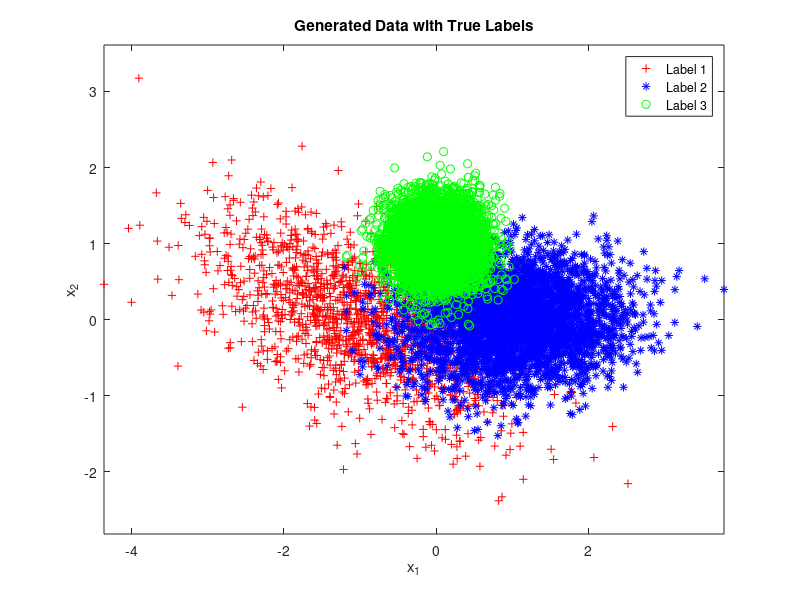

Source code (MATLAB): (Note: this script raises an error after producing the figure.)
clear; close all;
% generateDara_Exam1Question1.m slightly modified
m(:,1) = [-1;0]; Sigma(:,:,1) = 0.1*[10 -4;-4,5]; % mean and covariance of data pdf conditioned on label 1
m(:,2) = [1;0]; Sigma(:,:,2) = 0.1*[5 0;0,2]; % mean and covariance of data pdf conditioned on label 2
m(:,3) = [0;1]; Sigma(:,:,3) = 0.1*eye(2); % mean and covariance of data pdf conditioned on label 3
classPriors = [0.15,0.35,0.5]; thr = [0,cumsum(classPriors)];
N = 10000; u = rand(1,N); L = zeros(1,N); x = zeros(2,N);
figure(1),clf, colorList = 'rbg'; markerList = '+*o';
nInd = zeros(1,3);
for l = 1:3
    indices = find(thr(l)<=u & u<thr(l+1)); % if u happens to be precisely 1, that sample will get omitted - needs to be fixed
    L(1,indices) = l*ones(1,length(indices));
    x(:,indices) = mvnrnd(m(:,l),Sigma(:,:,l),length(indices))';
    nInd(l) = length(indices); % Data for each class
    figure(1), plot(x(1,indices),x(2,indices),markerList(l),'MarkerEdgeColor',colorList(l)); axis equal, hold on,
end
hold off
legend('Label 1','Label 2','Label 3'), 
title('Generated Data with True Labels'),
xlabel('x_1'), ylabel('x_2')

% Evaluate gaussian for decision boundary
dec1 = evalGaussian(x,m(:,2),Sigma(:,:,2))*classPriors(2) + evalGaussian(x,m(:,3),Sigma(:,:,3))*classPriors(3);
dec2 = evalGaussian(x,m(:,1),Sigma(:,:,1))*classPriors(1) + evalGaussian(x,m(:,3),Sigma(:,:,3))*classPriors(3);
dec3 = evalGaussian(x,m(:,1),Sigma(:,:,1))*classPriors(1) + evalGaussian(x,m(:,2),Sigma(:,:,2))*classPriors(2);
dec = zeros(1,N); 

% Classify
for i = 1:N
    if dec1(i) < dec2(i) && dec1(i) < dec3(i)
        dec(i) = 1;
    elseif dec2(i) < dec1(i) && dec2(i) < dec3(i)
        dec(i) = 2;
    elseif dec3(i) < dec1(i) && dec3(i) < dec2(i)
        dec(i) = 3;
    end
end

% Classified indices
L1_D1_ind = find(dec == 1 & L == 1);
L1_D2_ind = find(dec == 2 & L == 1);
L1_D3_ind = find(dec == 3 & L == 1);
L2_D1_ind = find(dec == 1 & L == 2);
L2_D2_ind = find(dec == 2 & L == 2);
L2_D3_ind = find(dec == 3 & L == 2);
L3_D1_ind = find(dec == 1 & L == 3);
L3_D2_ind = find(dec == 2 & L == 3);
L3_D3_ind = find(dec == 3 & L == 3);

figure(2), 
plot(x(1,L1_D1_ind),x(2,L1_D1_ind),markerList(1),'MarkerEdgeColor',colorList(1))
hold on
plot(x(1,L1_D2_ind),x(2,L1_D2_ind),markerList(1),'MarkerEdgeColor',colorList(2))
plot(x(1,L1_D3_ind),x(2,L1_D3_ind),markerList(1),'MarkerEdgeColor',colorList(3))
plot(x(1,L2_D1_ind),x(2,L2_D1_ind),markerList(2),'MarkerEdgeColor',colorList(1))
plot(x(1,L2_D2_ind),x(2,L2_D2_ind),markerList(2),'MarkerEdgeColor',colorList(2))
plot(x(1,L2_D3_ind),x(2,L2_D3_ind),markerList(2),'MarkerEdgeColor',colorList(3))
plot(x(1,L3_D1_ind),x(2,L3_D1_ind),markerList(3),'MarkerEdgeColor',colorList(1))
plot(x(1,L3_D2_ind),x(2,L3_D2_ind),markerList(3),'MarkerEdgeColor',colorList(2))
plot(x(1,L3_D3_ind),x(2,L3_D3_ind),markerList(3),'MarkerEdgeColor',colorList(3))
axis equal
legend('Label 1 - Decision 1 (Correct)','Label 1 - Decision 2 (Incorrect)','Label 1 - Decision 3 (Incorrect)' ...
    ,'Label 2 - Decision 1 (Incorrect)','Label 2 - Decision 2 (Correct)','Label 2 - Decision 3 (Incorrect)' ...
    ,'Label 3 - Decision 1 (Incorrect)','Label 3 - Decision 2 (Incorrect)','Label 3 - Decision 3 (Correct)'), 
title('Data Decision After Classification'),
xlabel('x_1'), ylabel('x_2')

% Confusion matrix
confusionMatrix = [ length(L1_D1_ind), length(L1_D2_ind), length(L1_D3_ind); ...
    length(L2_D1_ind), length(L2_D2_ind), length(L2_D3_ind); ...
    length(L3_D1_ind), length(L3_D2_ind), length(L3_D3_ind)];

% Total number of samples misclassified by classifier
misclass = N - trace(confusionMatrix);

% Probability of Error
probE = misclass/N;
